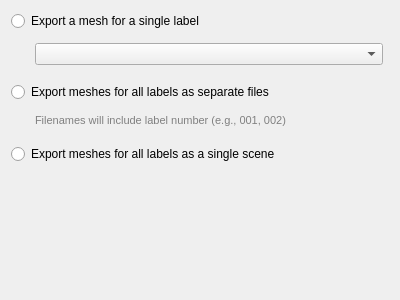
<?xml version="1.0" encoding="UTF-8"?>
<ui version="4.0">
 <class>MeshExportModePage</class>
 <widget class="QWizardPage" name="MeshExportModePage">
  <property name="geometry">
   <rect>
    <x>0</x>
    <y>0</y>
    <width>400</width>
    <height>300</height>
   </rect>
  </property>
  <property name="windowTitle">
   <string>WizardPage</string>
  </property>
  <layout class="QVBoxLayout" name="verticalLayout">
   <property name="spacing">
    <number>6</number>
   </property>
   <item>
    <widget class="QRadioButton" name="btnExportOne">
     <property name="text">
      <string>Export a mesh for a single label</string>
     </property>
    </widget>
   </item>
   <item>
    <widget class="QWidget" name="widget" native="true">
     <layout class="QVBoxLayout" name="verticalLayout_3">
      <property name="spacing">
       <number>6</number>
      </property>
      <property name="leftMargin">
       <number>24</number>
      </property>
      <property name="topMargin">
       <number>6</number>
      </property>
      <property name="rightMargin">
       <number>6</number>
      </property>
      <property name="bottomMargin">
       <number>6</number>
      </property>
      <item>
       <widget class="QComboBox" name="inLabel"/>
      </item>
     </layout>
    </widget>
   </item>
   <item>
    <spacer name="verticalSpacer_2">
     <property name="orientation">
      <enum>Qt::Vertical</enum>
     </property>
     <property name="sizeType">
      <enum>QSizePolicy::Fixed</enum>
     </property>
     <property name="sizeHint" stdset="0">
      <size>
       <width>20</width>
       <height>5</height>
      </size>
     </property>
    </spacer>
   </item>
   <item>
    <widget class="QRadioButton" name="btnExportMultipleFiles">
     <property name="text">
      <string>Export meshes for all labels as separate files</string>
     </property>
    </widget>
   </item>
   <item>
    <widget class="QWidget" name="widget_2" native="true">
     <layout class="QHBoxLayout" name="horizontalLayout">
      <property name="leftMargin">
       <number>24</number>
      </property>
      <property name="topMargin">
       <number>6</number>
      </property>
      <property name="rightMargin">
       <number>6</number>
      </property>
      <property name="bottomMargin">
       <number>6</number>
      </property>
      <item>
       <widget class="QLabel" name="label">
        <property name="styleSheet">
         <string notr="true">font-size:11px;
color:rgb(128, 128, 128);</string>
        </property>
        <property name="text">
         <string>Filenames will include label number (e.g., 001, 002)</string>
        </property>
       </widget>
      </item>
     </layout>
    </widget>
   </item>
   <item>
    <spacer name="verticalSpacer_3">
     <property name="orientation">
      <enum>Qt::Vertical</enum>
     </property>
     <property name="sizeType">
      <enum>QSizePolicy::Fixed</enum>
     </property>
     <property name="sizeHint" stdset="0">
      <size>
       <width>20</width>
       <height>5</height>
      </size>
     </property>
    </spacer>
   </item>
   <item>
    <widget class="QRadioButton" name="btnExportScene">
     <property name="text">
      <string>Export meshes for all labels as a single scene</string>
     </property>
    </widget>
   </item>
   <item>
    <widget class="QWidget" name="widget_3" native="true">
     <layout class="QHBoxLayout" name="horizontalLayout_2">
      <property name="leftMargin">
       <number>24</number>
      </property>
      <property name="topMargin">
       <number>6</number>
      </property>
      <property name="rightMargin">
       <number>6</number>
      </property>
      <property name="bottomMargin">
       <number>6</number>
      </property>
     </layout>
    </widget>
   </item>
   <item>
    <spacer name="verticalSpacer">
     <property name="orientation">
      <enum>Qt::Vertical</enum>
     </property>
     <property name="sizeHint" stdset="0">
      <size>
       <width>20</width>
       <height>40</height>
      </size>
     </property>
    </spacer>
   </item>
  </layout>
 </widget>
 <resources/>
 <connections/>
</ui>
